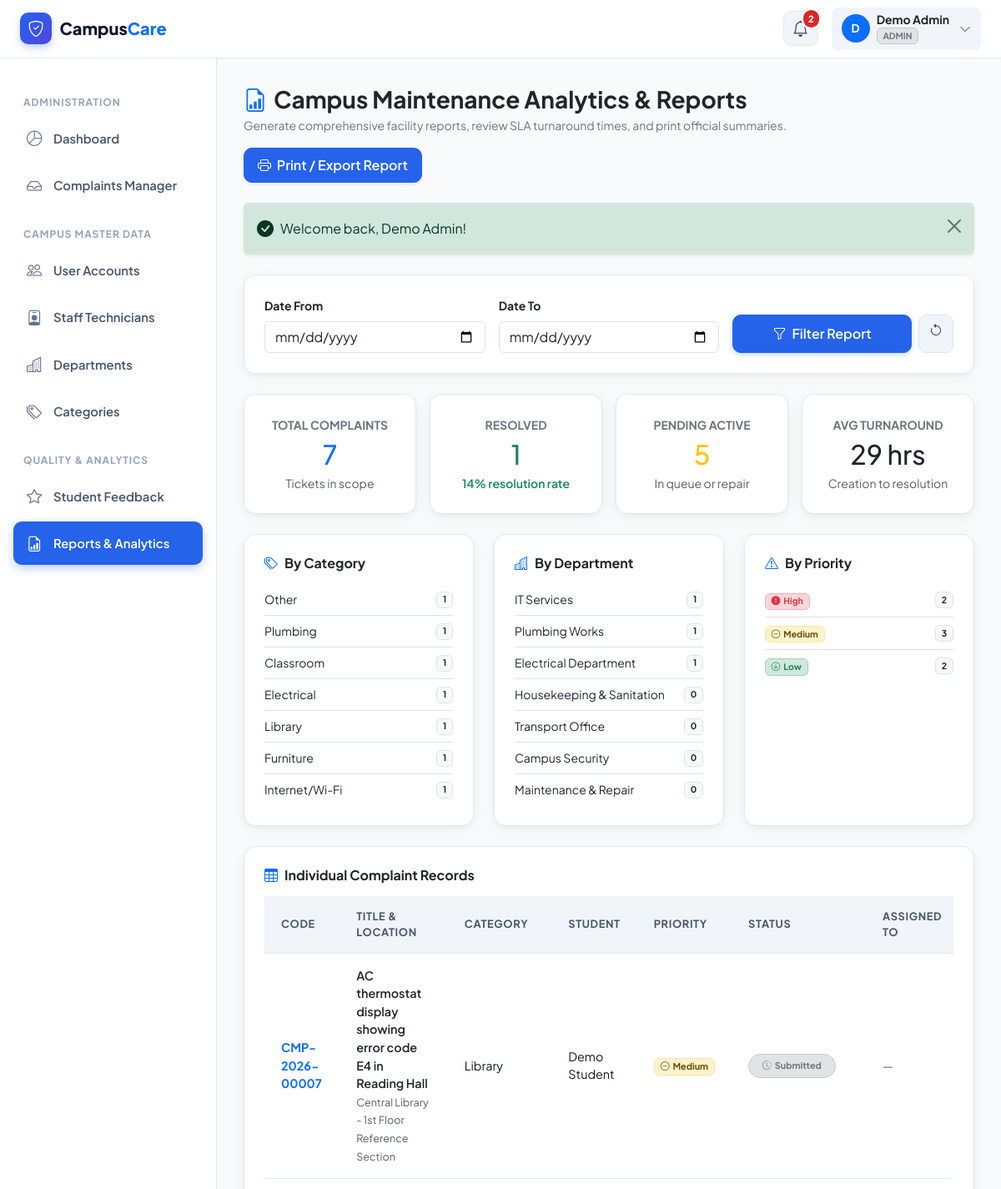
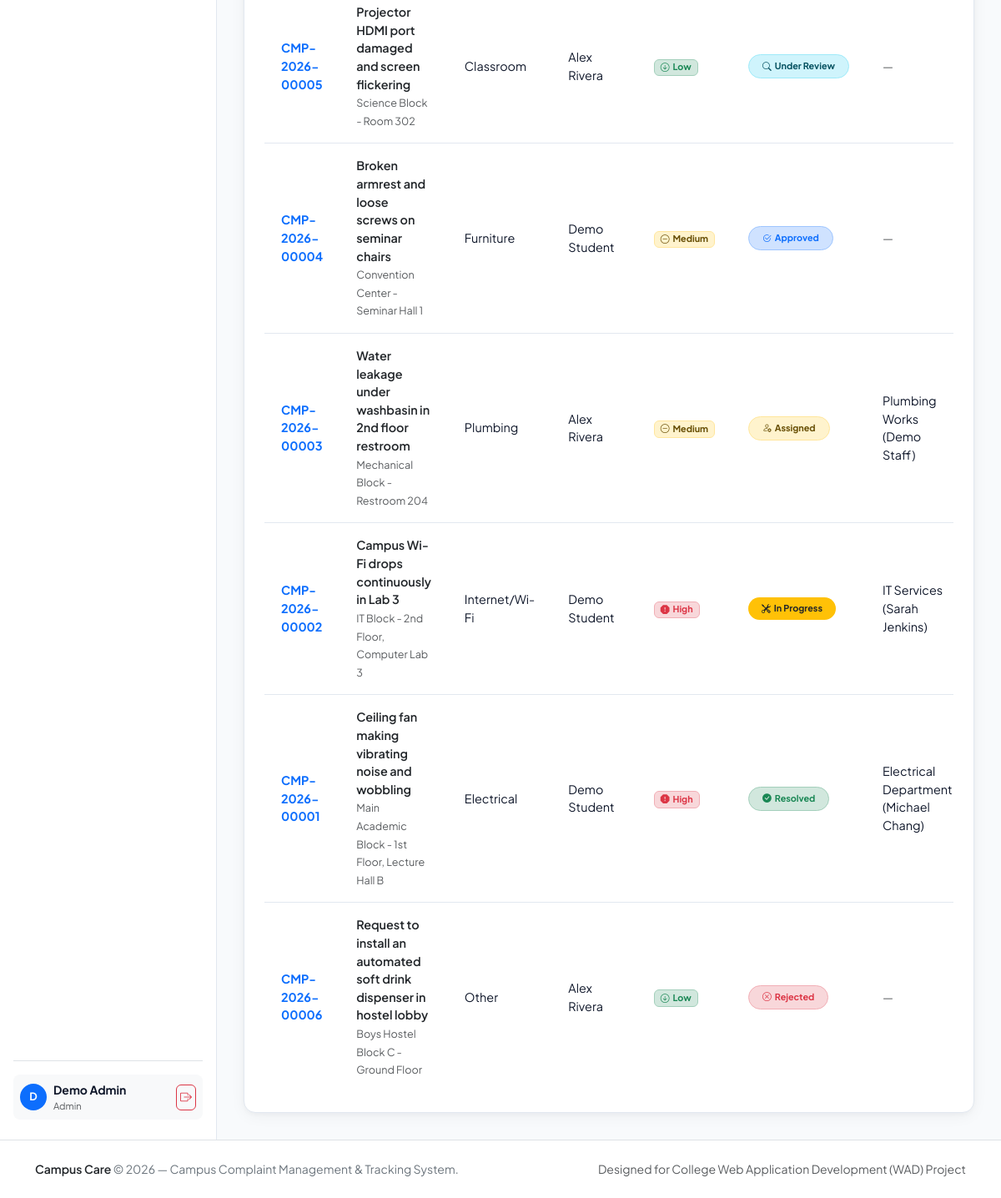
Screenshot of /admin/reports.php (signed in) with the database file from the repository (2 pictures, top to bottom).
### tables this page shows
CREATE TABLE `complaints` (
  `id` INT AUTO_INCREMENT PRIMARY KEY,
  `complaint_code` VARCHAR(30) NOT NULL UNIQUE,
  `user_id` INT NOT NULL,
  `category_id` INT NOT NULL,
  `title` VARCHAR(200) NOT NULL,
  `description` TEXT NOT NULL,
  `location` VARCHAR(150) NOT NULL,
  `priority` ENUM('Low', 'Medium', 'High') NOT NULL DEFAULT 'Medium',
  `image` VARCHAR(255) NULL,
  `resolution_image` VARCHAR(255) NULL,
  `resolution_notes` TEXT NULL,
  `resolved_at` TIMESTAMP NULL,
  `resolved_by` INT NULL,
  `status` ENUM('Submitted', 'Under Review', 'Approved', 'Assigned', 'In Progress', 'Resolved', 'Rejected', 'Closed') NOT NULL DEFAULT 'Submitted',
  `created_at` TIMESTAMP DEFAULT CURRENT_TIMESTAMP,
  `updated_at` TIMESTAMP DEFAULT CURRENT_TIMESTAMP ON UPDATE CURRENT_TIMESTAMP,
  CONSTRAINT `fk_complaints_user` FOREIGN KEY (`user_id`) REFERENCES `users` (`id`) ON DELETE CASCADE,
  CONSTRAINT `fk_complaints_category` FOREIGN KEY (`category_id`) REFERENCES `categories` (`id`) ON DELETE RESTRICT,
  CONSTRAINT `fk_complaints_resolved_by` FOREIGN KEY (`resolved_by`) REFERENCES `users` (`id`) ON DELETE SET NULL,
  INDEX `idx_complaints_status` (`status`),
  INDEX `idx_complaints_priority` (`priority`),
  INDEX `idx_complaints_code` (`complaint_code`)
);

CREATE TABLE `categories` (
  `id` INT AUTO_INCREMENT PRIMARY KEY,
  `name` VARCHAR(100) NOT NULL UNIQUE,
  `description` TEXT NULL,
  `created_at` TIMESTAMP DEFAULT CURRENT_TIMESTAMP
);

CREATE TABLE `users` (
  `id` INT AUTO_INCREMENT PRIMARY KEY,
  `name` VARCHAR(120) NOT NULL,
  `email` VARCHAR(150) NOT NULL UNIQUE,
  `phone` VARCHAR(25) NULL,
  `password` VARCHAR(255) NOT NULL,
  `role` ENUM('student', 'staff', 'admin') NOT NULL DEFAULT 'student',
  `status` ENUM('active', 'inactive') NOT NULL DEFAULT 'active',
  `created_at` TIMESTAMP DEFAULT CURRENT_TIMESTAMP,
  `updated_at` TIMESTAMP DEFAULT CURRENT_TIMESTAMP ON UPDATE CURRENT_TIMESTAMP,
  INDEX `idx_user_role` (`role`),
  INDEX `idx_user_status` (`status`)
);

CREATE TABLE `departments` (
  `id` INT AUTO_INCREMENT PRIMARY KEY,
  `name` VARCHAR(100) NOT NULL UNIQUE,
  `description` TEXT NULL,
  `created_at` TIMESTAMP DEFAULT CURRENT_TIMESTAMP
);

### admin/reports.php (the view, shortened to what the rows shown need)
<?php
require_once __DIR__ . '/../config/database.php';
require_once __DIR__ . '/../includes/functions.php';
require_once __DIR__ . '/../includes/auth.php';
$whereClause = "1=1";
$params = [];
try {
    $summaryStmt = $pdo->prepare("
        SELECT
            COUNT(*) as total,
            SUM(CASE WHEN status = 'Resolved' THEN 1 ELSE 0 END) as resolved,
            SUM(CASE WHEN status IN ('Submitted', 'Under Review', 'Approved', 'Assigned', 'In Progress') THEN 1 ELSE 0 END) as pending,
            SUM(CASE WHEN status = 'Rejected' THEN 1 ELSE 0 END) as rejected
        FROM complaints
        WHERE {$whereClause}
    ");
    $summaryStmt->execute($params);
    $summary = $summaryStmt->fetch();
    $total = (int) ($summary['total'] ?? 0);
    $resolved = (int) ($summary['resolved'] ?? 0);
    $pending = (int) ($summary['pending'] ?? 0);
    $avgTimeStmt = $pdo->prepare("
        SELECT AVG(TIMESTAMPDIFF(HOUR, created_at, resolved_at)) as avg_hours
        FROM complaints
        WHERE status = 'Resolved' AND resolved_at IS NOT NULL AND {$whereClause}
    ");
    $avgTimeStmt->execute($params);
    $avgHours = round((float) ($avgTimeStmt->fetchColumn() ?? 0), 1);
    $recentStmt = $pdo->prepare("
        SELECT c.*, cat.name as category_name, u.name as student_name,
               d.name as dept_name, s.name as staff_name
        FROM complaints c
        JOIN categories cat ON c.category_id = cat.id
        JOIN users u ON c.user_id = u.id
        LEFT JOIN assignments a ON c.id = a.complaint_id
        LEFT JOIN departments d ON a.department_id = d.id
        LEFT JOIN users s ON a.staff_id = s.id
        WHERE {$whereClause}
        ORDER BY c.created_at DESC
        LIMIT 50
    ");
    $recentStmt->execute($params);
    $reportRecords = $recentStmt->fetchAll();
} catch (PDOException $e) {
    error_log("Reports error: " . $e->getMessage());
    $total = $resolved = $pending = $rejected = 0;
    $avgHours = 0;
    $categoryBreakdown = $deptBreakdown = $priorityBreakdown = $reportRecords = [];
}
require_once __DIR__ . '/../includes/header.php';
?>
<div class="dashboard-wrapper">
    <main class="dashboard-main">
        <div class="row g-3 mb-4">
            <div class="col-6 col-md-3">
                <div class="app-card p-3 p-lg-4 text-center h-100">
                    <h2 class="fw-extrabold text-primary my-1"><?= $total ?></h2>
                </div>
            </div>
            <div class="col-6 col-md-3">
                <div class="app-card p-3 p-lg-4 text-center h-100">
                    <h2 class="fw-extrabold text-success my-1"><?= $resolved ?></h2>
                </div>
            </div>
            <div class="col-6 col-md-3">
                <div class="app-card p-3 p-lg-4 text-center h-100">
                    <h2 class="fw-extrabold text-warning my-1"><?= $pending ?></h2>
                </div>
            </div>
            <div class="col-6 col-md-3">
                <div class="app-card p-3 p-lg-4 text-center h-100">
                    <h2 class="fw-extrabold text-dark my-1"><?= $avgHours ?> hrs</h2>
                </div>
            </div>
        </div>
        <div class="app-card p-4">
            <div class="table-responsive">
                <table class="table-custom small">
                    <thead>
                        <tr>
                            <th>Code</th>
                            <th>Title & Location</th>
                            <th>Category</th>
                            <th>Student</th>
                            <th>Priority</th>
                            <th>Status</th>
                            <th>Assigned To</th>
                        </tr>
                    </thead>
                    <tbody>
                        <?php if (empty($reportRecords)): ?>
                            <tr>
                                <td colspan="8" class="text-center py-4 text-muted">No records found for the selected period.</td>
                            </tr>
                        <?php else: ?>
                            <?php foreach ($reportRecords as $r): ?>
                                <tr>
                                    <td class="fw-bold text-primary"><?= e($r['complaint_code']) ?></td>
                                    <td>
                                        <div class="fw-semibold text-dark"><?= e($r['title']) ?></div>
                                        <small class="text-muted"><?= e($r['location']) ?></small>
                                    </td>
                                    <td><?= e($r['category_name']) ?></td>
                                    <td><?= e($r['student_name']) ?></td>
                                    <td><?= getPriorityBadge($r['priority']) ?></td>
                                    <td><?= getStatusBadge($r['status']) ?></td>
                                    <td>
                                        <?= !empty($r['dept_name']) ? e($r['dept_name']) . ' (' . e($r['staff_name'] ?? 'Staff') . ')' : '<span class="text-muted">—</span>' ?>
                                    </td>
                                </tr>
                            <?php endforeach; ?>
                        <?php endif; ?>
                    </tbody>
                </table>
            </div>
        </div>
    </main>
</div>
<?php require_once __DIR__ . '/../includes/footer.php'; ?>

### includes/functions.php (shortened to what the rows shown need)
<?php
function e($value): string {
    return htmlspecialchars((string) ($value ?? ''), ENT_QUOTES, 'UTF-8');
}
function getStatusBadge(string $status): string {
    return match ($status) {
        'Submitted' => '<span class="badge rounded-pill px-3 py-2 bg-secondary-subtle text-secondary border border-secondary-subtle"><i class="bi bi-clock-history me-1"></i>Submitted</span>',
        'Under Review' => '<span class="badge rounded-pill px-3 py-2 bg-info-subtle text-info-emphasis border border-info-subtle"><i class="bi bi-search me-1"></i>Under Review</span>',
        'Approved' => '<span class="badge rounded-pill px-3 py-2 bg-primary-subtle text-primary border border-primary-subtle"><i class="bi bi-check2-circle me-1"></i>Approved</span>',
        'Assigned' => '<span class="badge rounded-pill px-3 py-2 bg-warning-subtle text-warning-emphasis border border-warning-subtle"><i class="bi bi-person-gear me-1"></i>Assigned</span>',
        'In Progress' => '<span class="badge rounded-pill px-3 py-2 bg-warning text-dark shadow-xs"><i class="bi bi-tools me-1"></i>In Progress</span>',
        'Resolved' => '<span class="badge rounded-pill px-3 py-2 bg-success-subtle text-success border border-success-subtle"><i class="bi bi-check-circle-fill me-1"></i>Resolved</span>',
        'Rejected' => '<span class="badge rounded-pill px-3 py-2 bg-danger-subtle text-danger border border-danger-subtle"><i class="bi bi-x-circle me-1"></i>Rejected</span>',
        'Closed' => '<span class="badge rounded-pill px-3 py-2 bg-dark-subtle text-dark border border-dark-subtle"><i class="bi bi-lock-fill me-1"></i>Closed</span>',
        default => '<span class="badge rounded-pill px-3 py-2 bg-light text-muted border">' . e($status) . '</span>',
    };
}
function getPriorityBadge(string $priority): string {
    return match ($priority) {
        'Low' => '<span class="badge bg-success-subtle text-success border border-success-subtle px-2.5 py-1.5"><i class="bi bi-arrow-down-circle me-1"></i>Low</span>',
        'Medium' => '<span class="badge bg-warning-subtle text-warning-emphasis border border-warning-subtle px-2.5 py-1.5"><i class="bi bi-dash-circle me-1"></i>Medium</span>',
        'High' => '<span class="badge bg-danger-subtle text-danger border border-danger-subtle px-2.5 py-1.5"><i class="bi bi-exclamation-octagon-fill me-1"></i>High</span>',
        default => '<span class="badge bg-secondary px-2.5 py-1.5">' . e($priority) . '</span>',
    };
}

### rows the page displays
complaints: complaint_code "CMP-2026-00007", title "AC thermostat display showing error code E4 in Reading Hall", location "Central Library - 1st Floor Reference Section", category.name "Library", user.name "Demo Student", priority "Medium", status "Submitted"
complaints: complaint_code "CMP-2026-00005", title "Projector HDMI port damaged and screen flickering", location "Science Block - Room 302", category.name "Classroom", user.name "Alex Rivera", priority "Low", status "Under Review"
complaints: complaint_code "CMP-2026-00004", title "Broken armrest and loose screws on seminar chairs", location "Convention Center - Seminar Hall 1", category.name "Furniture", user.name "Demo Student", priority "Medium", status "Approved"
complaints: complaint_code "CMP-2026-00003", title "Water leakage under washbasin in 2nd floor restroom", location "Mechanical Block - Restroom 204", category.name "Plumbing", user.name "Alex Rivera", priority "Medium", status "Assigned", departments.name "Plumbing Works", users.name "Demo Staff"
complaints: complaint_code "CMP-2026-00002", title "Campus Wi-Fi drops continuously in Lab 3", location "IT Block - 2nd Floor, Computer Lab 3", category.name "Internet/Wi-Fi", user.name "Demo Student", priority "High", status "In Progress", departments.name "IT Services", users.name "Sarah Jenkins"
complaints: complaint_code "CMP-2026-00001", title "Ceiling fan making vibrating noise and wobbling", location "Main Academic Block - 1st Floor, Lecture Hall B", category.name "Electrical", user.name "Demo Student", priority "High", status "Resolved", departments.name "Electrical Department", resolved_by.name "Michael Chang"
complaints: complaint_code "CMP-2026-00006", title "Request to install an automated soft drink dispenser in hostel lobby", location "Boys Hostel Block C - Ground Floor", category.name "Other", user.name "Alex Rivera", priority "Low", status "Rejected"

### other values shown
$unreadNotifsCount "2"
substr($user['name'], 0, 1) "D"
$user['name'] "Demo Admin"
$user['role'] "ADMIN"
$user['role'] "Admin"
$f['message'] "Welcome back, Demo Admin!"
$total "7"
$resolved "1"
$pending "5"
$avgHours "29"
$cat['name'] "Other"
$cat['count'] "1"
$cat['name'] "Plumbing"
$cat['name'] "Classroom"
$cat['name'] "Electrical"
